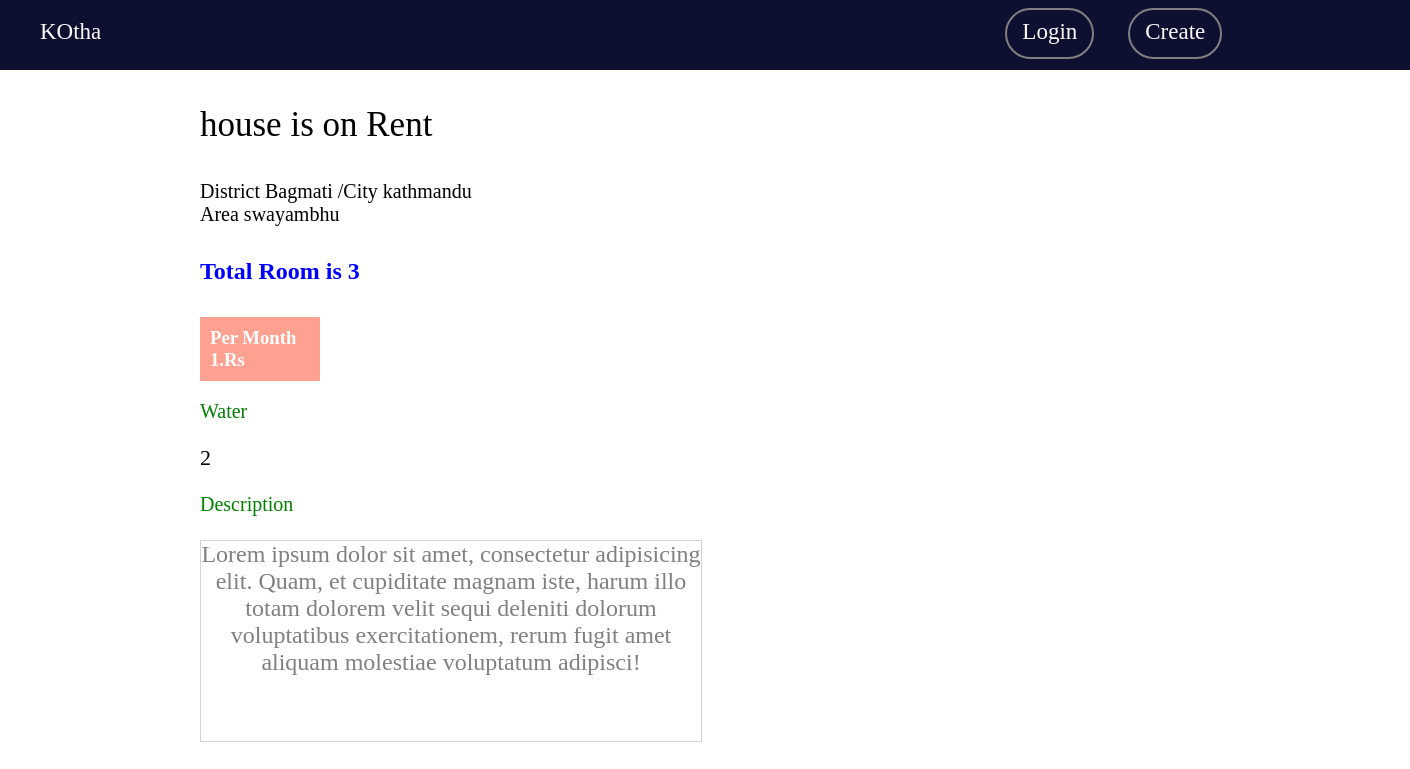
The page /room/1/ on the database its author committed.
### room/models.py (models this page shows)
class Room(models.Model):
	room = (
		('house','House'),
		('apartment','Apartment'),
		('room','Room'),
		('hostel','Hostel'),
	)
	District =models.CharField(max_length=100)
	City  = models.CharField(max_length= 50)
	Area = models.CharField(max_length =30)
	price = models.IntegerField()
	yourproperty = models.CharField(max_length =15,choices =room)
	img = models.ImageField(upload_to ='image')
	room = models.IntegerField()
	garden = models.BooleanField()
	water = models.IntegerField()
	date =models.DateTimeField(default=timezone.now)
	description = models.TextField()

### room/views.py (the view)
# urls.py: path('room/<int:detail_id>/',views.room_detail, name ='detail')
def room_detail(request,detail_id):
	detail =Room.objects.get(pk=detail_id)
	context = {'detail':detail}
	return render(request,'detail.html',context)

### room/templates/detail.html (shortened to what this page needs)
{% extends 'base.html' %}
{% block content %}
{% load static %}
<link rel ="stylesheet" type ="text/css" href ="{% static 'detail.css' %}">
<p class ="rent">{{ detail.yourproperty }} is on Rent</p>
<p class ="area">District {{ detail.District }} /City {{ detail.City }}<br> Area {{ detail.Area }}</p>
<h4 class ="room">Total Room is {{ detail.room }}</h4>
<h3 class ="price">Per Month {{ detail.price }}.Rs</h3>
<span id ="d">Water</span><p class ="water"> {{ detail.water }}</p>
<span id ="d">Description</span><p class ="description">{{ detail.description }}</p>
{% endblock %}

### room/static/base.css (style rules this page uses)
body { margin:0; }

### room/static/detail.css (style rules this page uses)
.rent { font-size:35px; position: relative; left:200px; }
.area { font-size:20px; position: relative; left:200px; }
.room { font-size:24px; position: relative; left:200px; color:blue; }
.price { background-color:tomato; padding:10px; width:100px; position: relative; left:200px; opacity:0.6; color:white; }
.description { position:relative; left:200px; border:1px solid lightgrey; width:500px; height:200px; font-size:24px; color:grey; text-align:center; }
#d { position: relative; left:200px; font-size:20px; color:green; }
.water { position:relative; left:200px; font-size:22px; }
body { background-color:white; }

### rows shown on the page
Room: yourproperty "house", District "Bagmati", City "kathmandu", Area "swayambhu", room "3", price "1", water "2", description "Lorem ipsum dolor sit amet, consectetur adipisicing elit. Quam, et cupiditate magnam iste, harum illo totam dolorem velit sequi deleniti dolorum voluptatibus exercitationem, rerum fugit amet aliquam molestiae voluptatum adipisci!"
